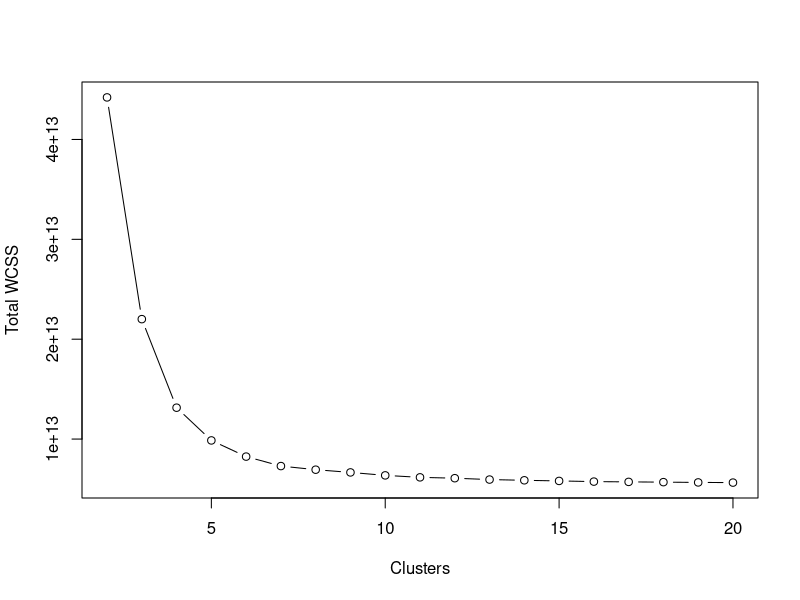
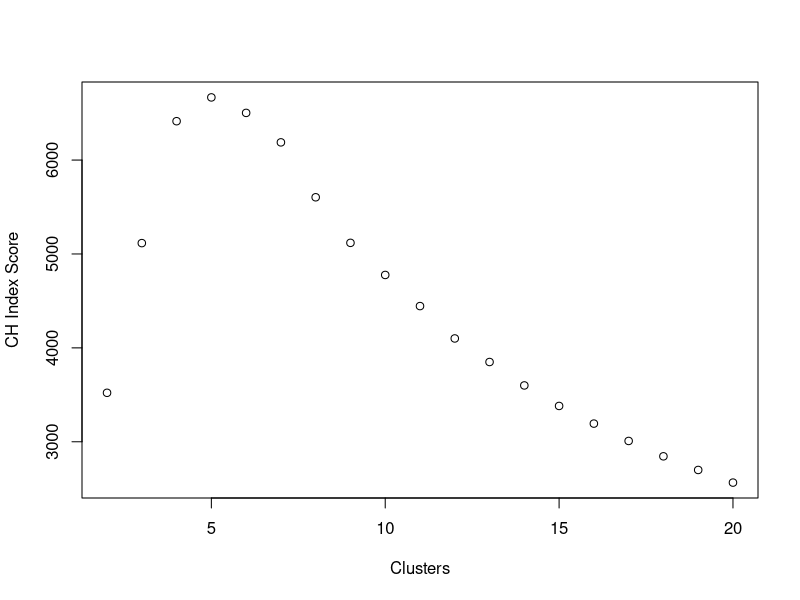
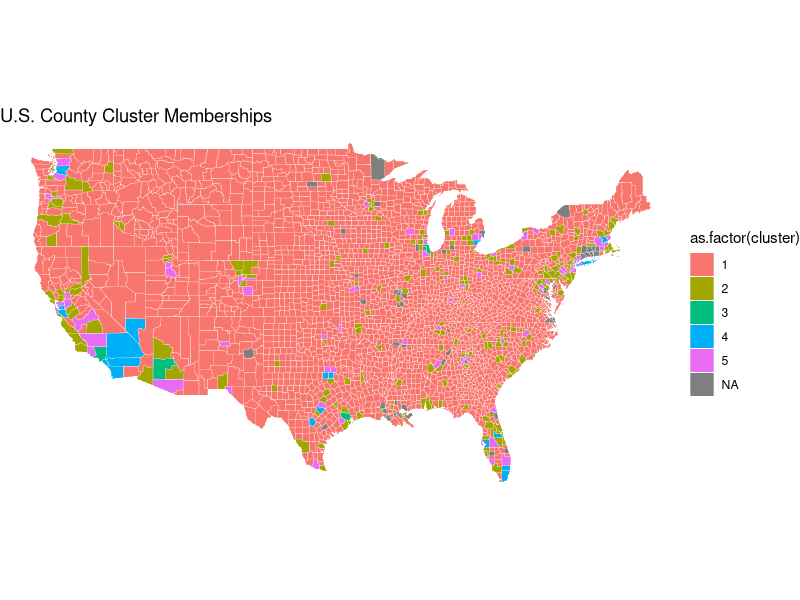

Reproduce these figures in R, in order.
## ---- chunk 1
library(tidyverse)
data = read.csv('US_County_Data.csv')
## ---- chunk 2
kmeans_data = data %>% select(-X,-FIPS_Code,-Stabr,-Area_Name)
## ---- chunk 3
kmeans3 = kmeans_data %>% kmeans(centers=3,nstart=50)
kmeans4 = kmeans_data %>% kmeans(centers=4,nstart=50)
kmeans5 = kmeans_data %>% kmeans(centers=5,nstart=50)

kmeans3$tot.withinss
kmeans4$tot.withinss
kmeans5$tot.withinss
## ---- chunk 4
score = c()
for (k in 2:20){
  score_k = kmeans_data %>% kmeans(centers=k,nstart=75,iter.max=100)
  score[k-1]=score_k$tot.withinss
}
plot(2:20,score,type='b',xlab='Clusters',ylab='Total WCSS')
## ---- chunk 5
kmeans5 <- kmeans_data %>% kmeans(centers=5,nstart=75,iter.max=100)
data_output = data
data_output$cluster = kmeans5$cluster
sum_kmeans = data_output %>% group_by(cluster) %>% summarize(avg_pov=mean(PCTPOVALL_2023),avg_high=mean(HighSchool),avg_inc=mean(MEDHHINC_2023),avg_coll=mean(CollegeOrHigher),avg_u=mean(Unemployment_rate_2023))
sum_kmeans
## ---- chunk 6
score = c()
for (k in 2:20){
  score_k = kmeans_data %>% kmeans(centers=k,nstart=75,iter.max=100)
  ch = (score_k$betweenss/(k-1))/(score_k$tot.withinss/(nrow(kmeans_data)-k))
  score[k-1]=ch
}
plot(2:20,score,xlab='Clusters',ylab='CH Index Score')
## ---- chunk 7

## ---- chunk 8
library(maps)
#data_ouput = #Insert your result dataframe here
df <- data_output %>%
  mutate(
    state = tolower(Stabr),
    county = tolower(gsub(" (County|Parish)$", "", Area_Name))
  )
state_abbrev_to_name <- data.frame(
  Stabr = state.abb,
  state_name = tolower(state.name)
)

df <- df %>%
  left_join(state_abbrev_to_name, by = "Stabr")
county_map <- map_data("county")
county_map_data <- county_map %>%
  left_join(df, by = c("region" = "state_name", "subregion" = "county"))

# Plot using ggplot2
ggplot(county_map_data, aes(long, lat, group = group, fill = as.factor(cluster))) +
  geom_polygon(color = "white", size = 0.1) +
  coord_fixed(1.3) +
  theme_void() +
  labs(title = "U.S. County Cluster Memberships")

## ---- chunk 9
for (k in 1:5){
  test = data_output %>% filter(cluster==k) %>% select(Area_Name, Stabr)
  name = paste0('cluster',as.character(k),'.csv')
  write.csv(test,name)
}
